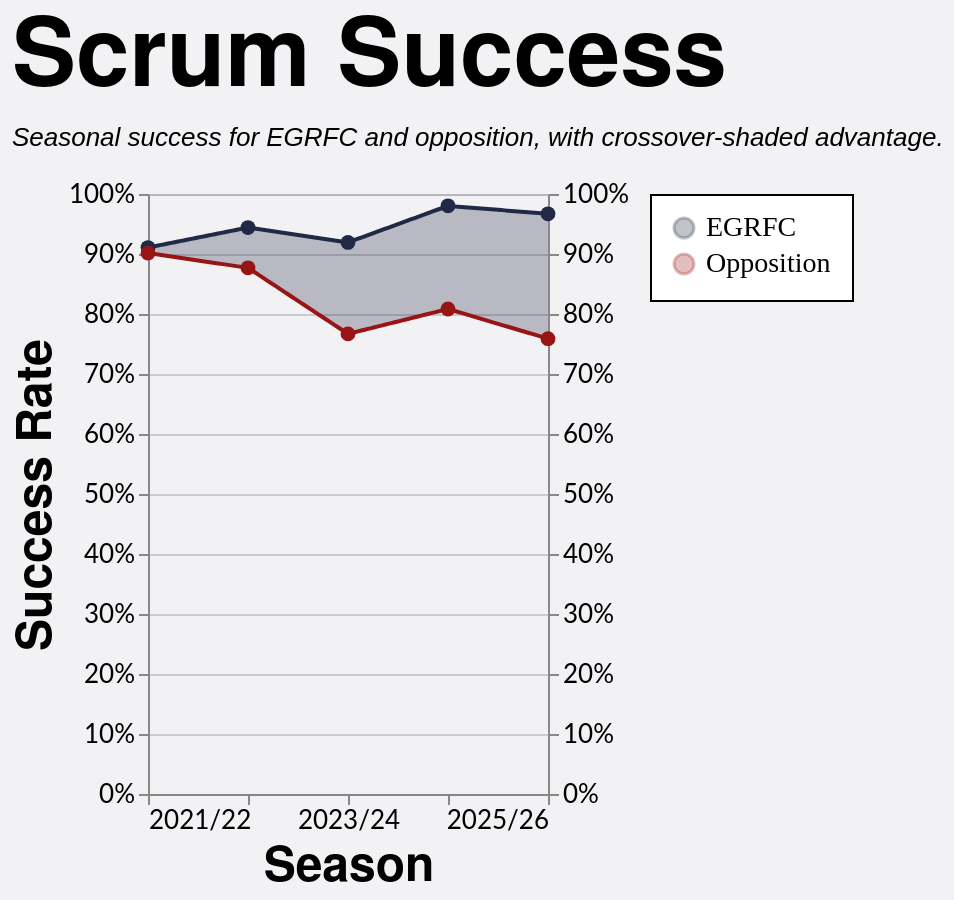

The Vega-Lite source for this figure:
### Vega-Lite specification from a JSON file in a GitHub repository (floating-point values rounded to 4 significant figures; data arrays with more than 128 entries replaced by an {"elided": "..."} marker saying what was removed)
{"config": {"axis": {"labelFont": "Lato, sans-serif", "titleFont": "PT Sans Narrow, Helvetica Neue, Helvetica, Arial, sans-serif", "labelFontSize": 13, "titleFontSize": 24, "gridColor": "#202947", "gridOpacity": 0.2}, "header": {"labelFont": "PT Sans Narrow, Helvetica Neue, Helvetica, Arial, sans-serif", "titleFont": "PT Sans Narrow, Helvetica Neue, Helvetica, Arial, sans-serif", "labelFontSize": 24, "titleFontSize": 28, "labelFontWeight": "bold", "orient": "left"}, "legend": {"labelFont": "Lato, sans-serif", "titleFont": "PT Sans Narrow, Helvetica Neue, Helvetica, Arial, sans-serif", "labelFontSize": 14, "titleFontSize": 16, "titlePadding": 5, "fillColor": "white", "strokeColor": "black", "padding": 10, "titleFontWeight": "lighter", "titleFontStyle": "italic", "titleColor": "gray", "offset": 10}, "title": {"font": "PT Sans Narrow, Helvetica Neue, Helvetica, Arial, sans-serif", "fontSize": 48, "fontWeight": "bold", "anchor": "start", "align": "center", "titlePadding": 20, "subtitlePadding": 10, "subtitleFontSize": 13, "subtitleColor": "", "subtitleFontStyle": "italic", "offset": 15, "color": "black"}, "axisX": {"labelAngle": 0}, "facet": {"title": null, "header": null, "align": {"row": "each", "column": "each"}}, "resolve": {"scale": {"y": "independent", "facet": "independent"}}, "background": "#f2f1f4"}, "layer": [{"mark": {"type": "area", "opacity": 0.28}, "encoding": {"color": {"field": "leading_team", "legend": {"labelFont": "PT Sans Narrow", "orient": "right", "title": null}, "scale": {"domain": ["EGRFC", "Opposition"], "range": ["#202946", "#991515"]}, "title": "Team", "type": "nominal"}, "x": {"axis": {"grid": false, "labelExpr": "datum.value == 0 ? '2021/22' : datum.value == 1 ? '2022/23' : datum.value == 2 ? '2023/24' : datum.value == 3 ? '2024/25' : datum.value == 4 ? '2025/26' : ''", "values": [0, 1, 2, 3, 4]}, "field": "season_pos", "scale": {"domain": [0, 4]}, "title": "Season", "type": "quantitative"}, "y": {"axis": {"format": "%", "orient": "left"}, "field": "y_high", "scale": {"domain": [0.0, 1.0]}, "title": "Success Rate", "type": "quantitative"}, "y2": {"field": "y_low"}}, "transform": [{"filter": "(datum.team === 'EGRFC')"}]}, {"mark": {"type": "line", "size": 2}, "encoding": {"color": {"field": "team", "scale": {"domain": ["EGRFC", "Opposition"], "range": ["#202946", "#991515"]}, "title": "Team", "type": "nominal"}, "x": {"axis": {"labelExpr": "datum.value == 0 ? '2021/22' : datum.value == 1 ? '2022/23' : datum.value == 2 ? '2023/24' : datum.value == 3 ? '2024/25' : datum.value == 4 ? '2025/26' : ''", "values": [0, 1, 2, 3, 4]}, "field": "season_pos", "scale": {"domain": [0, 4]}, "title": "Season", "type": "quantitative"}, "y": {"axis": {"format": "%", "orient": "right"}, "field": "success_rate", "scale": {"domain": [0.0, 1.0]}, "title": null, "type": "quantitative"}}}, {"mark": {"type": "point", "filled": true, "opacity": 1.0, "size": 55}, "encoding": {"color": {"field": "team", "scale": {"domain": ["EGRFC", "Opposition"], "range": ["#202946", "#991515"]}, "title": "Team", "type": "nominal"}, "tooltip": [{"field": "team", "title": "Team", "type": "nominal"}, {"field": "squad", "title": "Squad", "type": "nominal"}, {"field": "set_piece_type", "title": "Set Piece", "type": "nominal"}, {"field": "lineouts_total", "format": ",.0f", "title": "Total Lineouts", "type": "quantitative"}, {"field": "success_rate", "format": ".0%", "title": "Success Rate", "type": "quantitative"}], "x": {"field": "season_pos", "title": "Season", "type": "quantitative"}, "y": {"axis": null, "field": "success_rate", "scale": {"domain": [0.0, 1.0]}, "title": "Success Rate", "type": "quantitative"}}, "transform": [{"filter": "datum.is_anchor"}]}], "data": {"name": "data-dfe26be06d4cbc793591cd48c50136f0"}, "height": 300, "title": {"text": "Scrum Success", "subtitle": "Seasonal success for EGRFC and opposition, with crossover-shaded advantage."}, "width": 200, "$schema": "https://vega.github.io/schema/vega-lite/v5.20.1.json", "datasets": {"data-dfe26be06d4cbc793591cd48c50136f0": {"elided": "242 records"}}}
